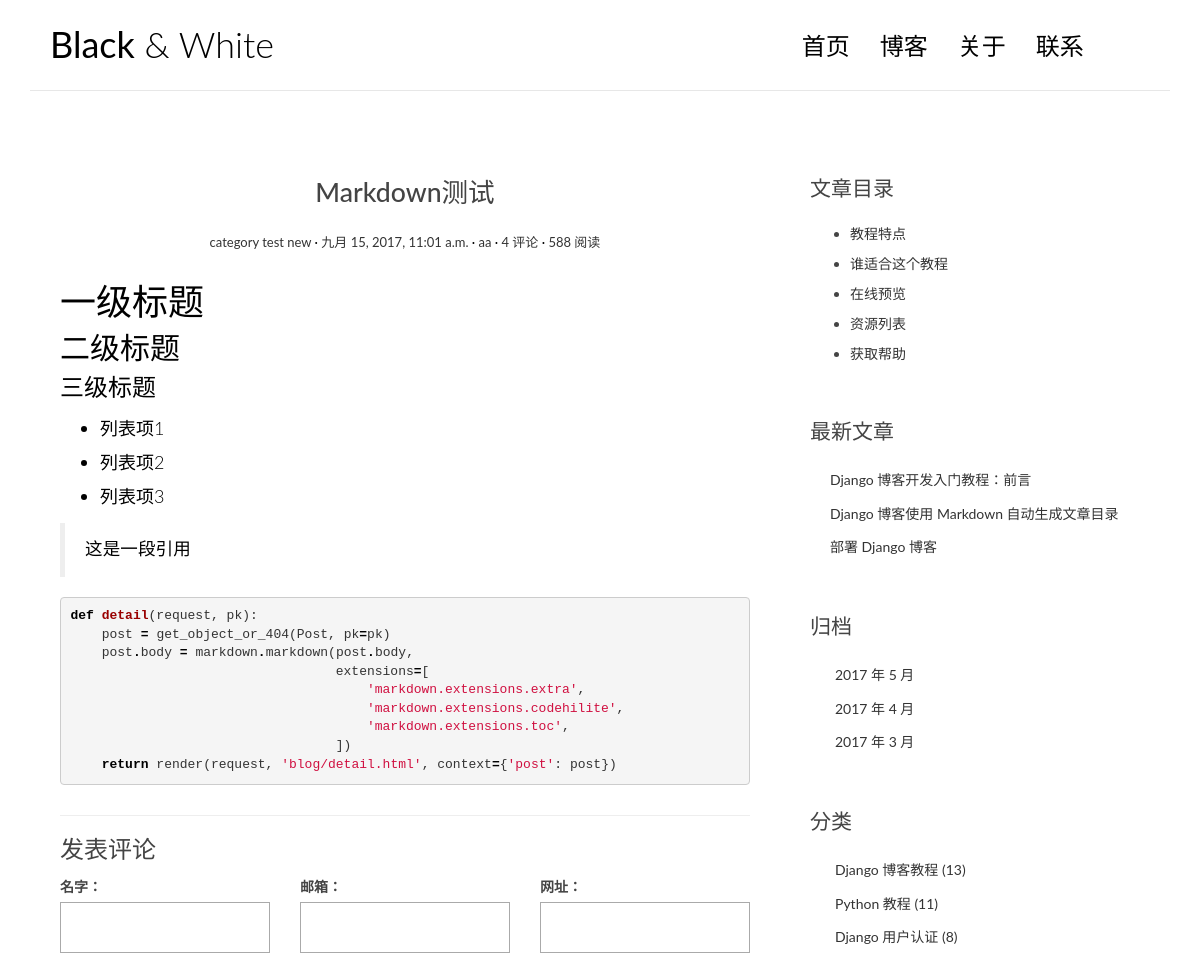
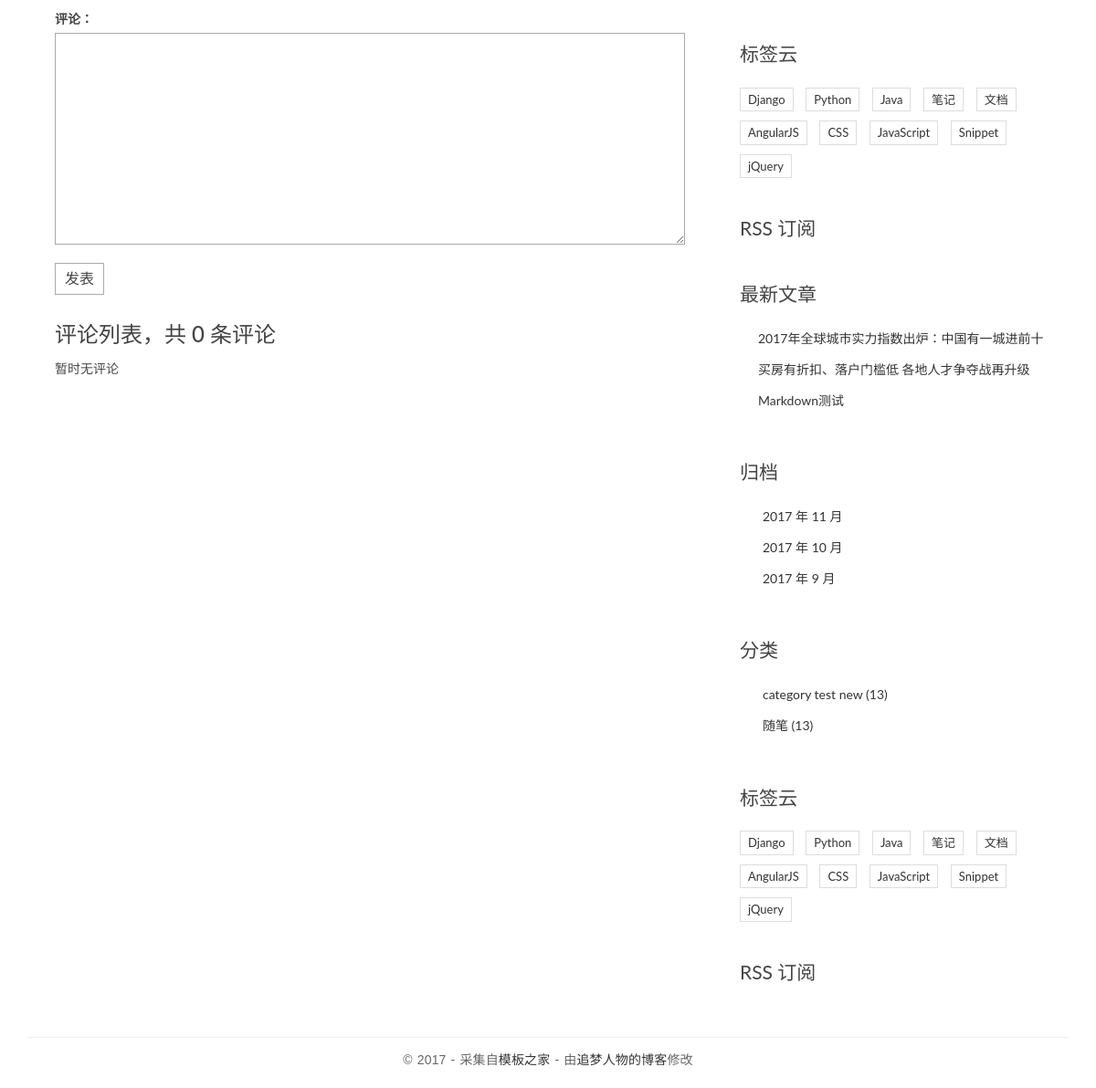
The app's page /post/4/, older data (2 pictures, top to bottom).
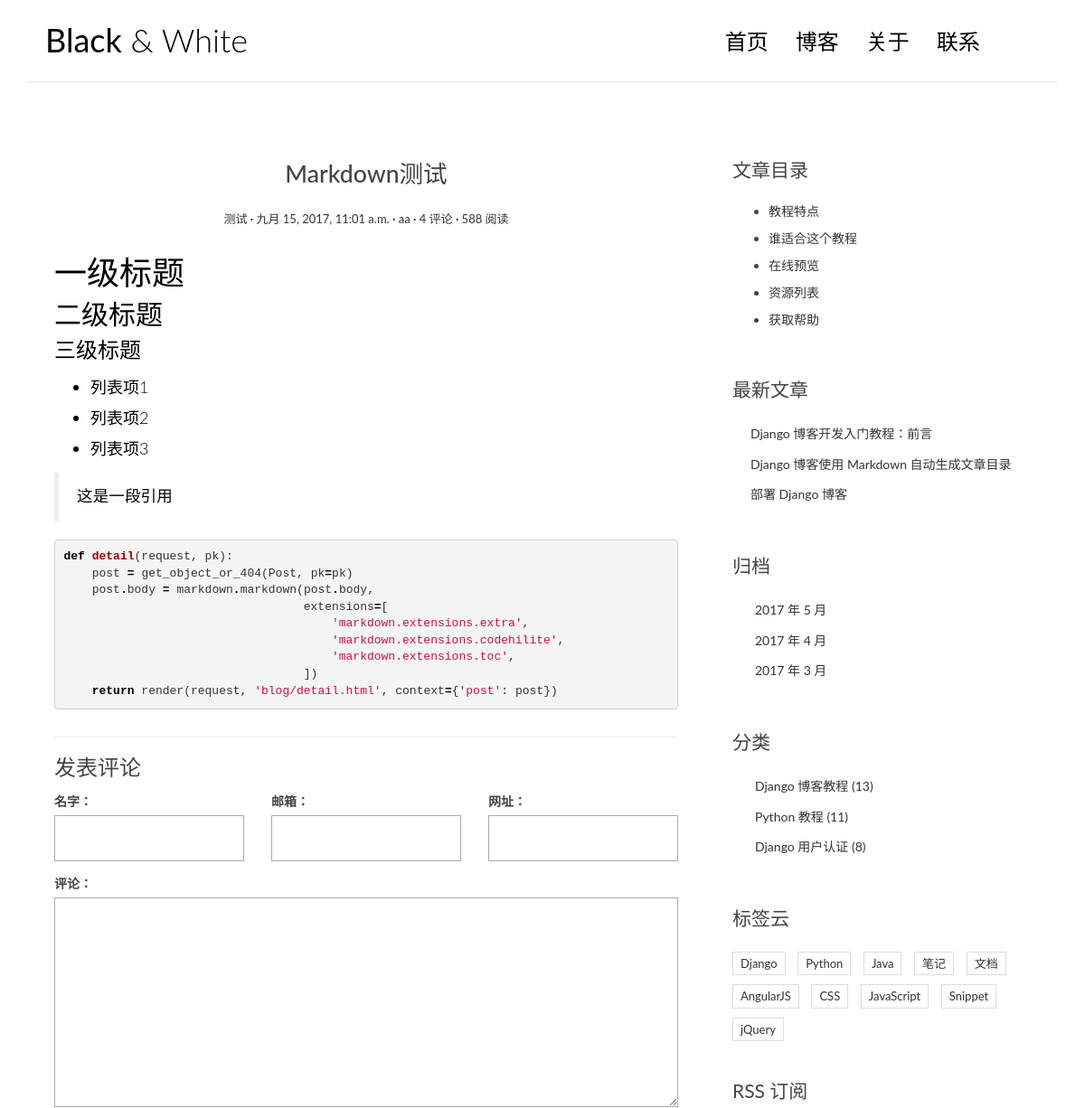
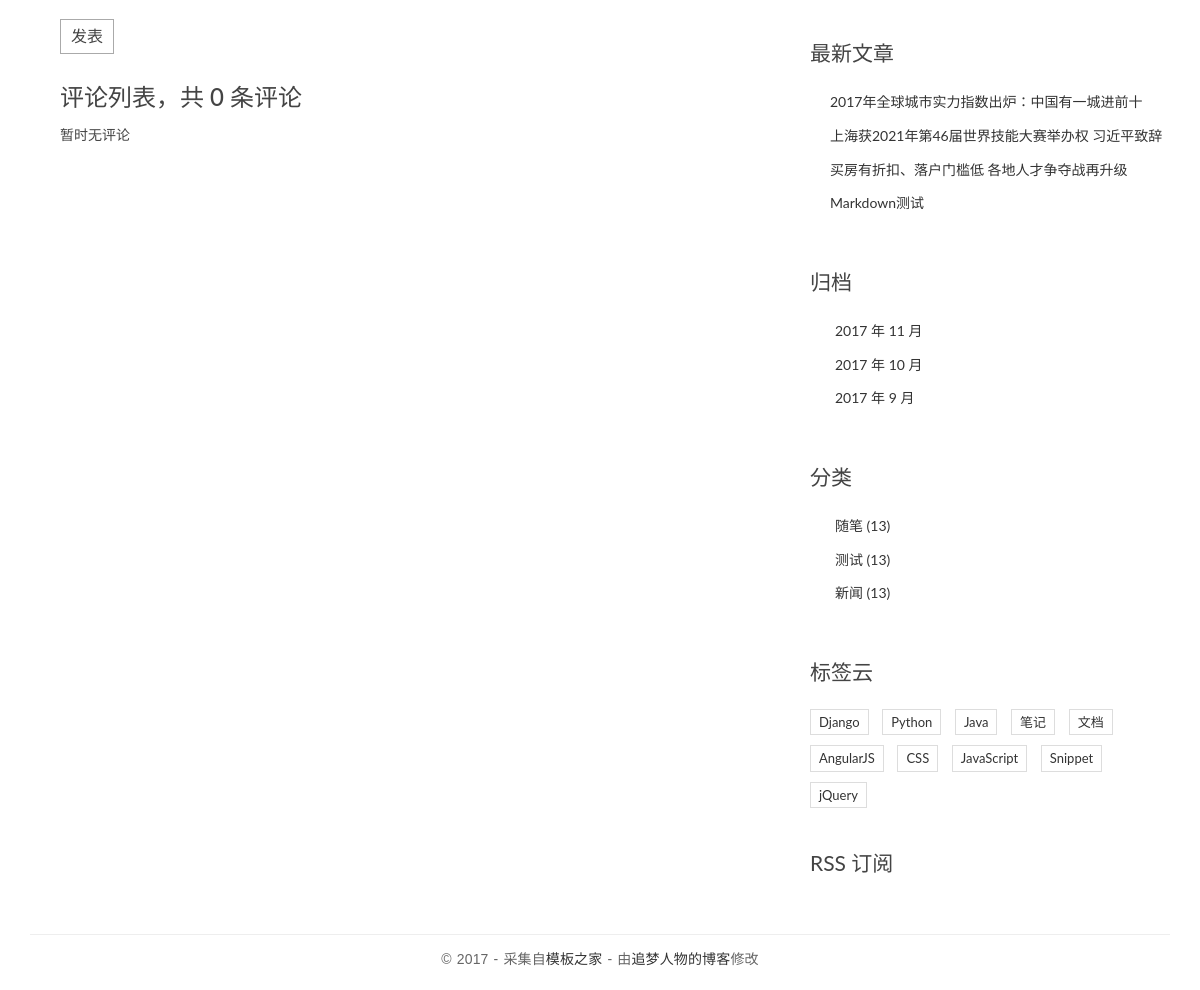
The same page, newer data (2 pictures, top to bottom).
### blog/models.py (models this page shows, shortened)
class Post(models.Model):
    title = models.CharField(max_length=70)
    body = models.TextField()
    created_time = models.DateTimeField()
    modified_time = models.DateTimeField()
    excerpt = models.CharField(max_length=200, blank=True)
    category = models.ForeignKey(Category)
    tags = models.ManyToManyField(Tag, blank=True)
    author = models.ForeignKey(User)
    def get_absolute_url(self):
        return reverse('blog:detail', kwargs={'pk': self.pk})
    class Meta:
        ordering = ['-created_time']

class Category(models.Model):
    name = models.CharField(max_length=100)

### blog/views.py (the view)
# urls.py: url(r'^post/(?P<pk>[0-9]+)/$', views.detail, name='detail'),
def detail(request, pk):
    post = get_object_or_404(Post, pk=pk)
    post.body = markdown.markdown(post.body,
                                  extensions=[
                                      'markdown.extensions.extra',
                                      'markdown.extensions.codehilite',
                                      'markdown.extensions.toc',
                                  ])
    form = CommentForm()
    comment_list = post.comment_set.all()
    context = {'post': post,
               'form': form,
               'comment_list': comment_list
               }
    return render(request, 'blog/detail.html', context=context)

### comments/forms.py
class CommentForm(forms.ModelForm):
    class Meta:
        model = Comment
        fields = ['name', 'email', 'url', 'text']

### blog/templatetags/blog_tags.py (called while the page is built)
@register.simple_tag
def get_recent_posts(num=5):
    return Post.objects.all().order_by('-created_time')[:num]

@register.simple_tag
def archives():
    return Post.objects.dates('created_time', 'month', order='DESC')

@register.simple_tag
def get_categories():
    return Category.objects.all()

### templates/blog/detail.html (shortened to what the changed rows need)
{% extends 'base.html' %}
			{% block main %}
                <article class="post post-{{ post.pk }}">
                    <header class="entry-header">
                        <h1 class="entry-title">{{ post.title }}</h1>
                        <div class="entry-meta">
                            <span class="post-category"><a href="#">{{ post.category.name }}</a></span>
                            <span class="post-date"><a href="#"><time class="entry-date"
                                                                      datetime="{{ post.created_time }}">{{ post.created_time }}</time></a></span>
                            <span class="post-author"><a href="#">{{ post.author }}</a></span>
                            <span class="comments-link"><a href="#">4 评论</a></span>
                            <span class="views-count"><a href="#">588 阅读</a></span>
                        </div>
                    </header>
                    <div class="entry-content clearfix">
                        {{ post.body|safe }}
                    </div>
                </article>
                <section class="comment-area" id="comment-area">
                    <div class="comment-list-panel">
                        <h3>评论列表，共 <span>{{ post.comment_set.count }}</span> 条评论</h3>
                    </div>
                </section>
			{% endblock main %}

### templates/base.html (shortened to what the changed rows need)
{% load staticfiles %}
{% load blog_tags %}
<!DOCTYPE html>
<html>
<head>
    <link rel="stylesheet" href="{% static 'blog/css/bootstrap.min.css' %}">
    <link rel="stylesheet" href="http://code.ionicframework.com/ionicons/2.0.1/css/ionicons.min.css">
    <link rel="stylesheet" href="{% static 'blog/css/pace.css' %}">
    <link rel="stylesheet" href="{% static 'blog/css/custom.css' %}">
	<link rel="stylesheet" href="{% static 'blog/css/highlights/github.css' %}">
</head>
<body>
<div class="container">
    <header id="site-header">
        <div class="row">
            <div class="col-md-4 col-sm-5 col-xs-8">
                <div class="logo">
					<h1><a href="{% url 'blog:index' %}"><b>Black</b> &amp; White</a></h1>
                </div>
            </div>
        </div>
    </header>
</div>
<div class="content-body">
    <div class="container">
        <div class="row">
            <main class="col-md-8">
				{% block main %}
				{% endblock main %}
            </main>
            <aside class="col-md-4">
                <div class="widget widget-recent-posts">
					{% get_recent_posts as recent_post_list %}
                    <ul>
						{% for post in recent_post_list %}
                        <li>
                            <a href="{{ post.get_absolute_url }}">{{ post.title }}</a>
                        </li>
                        {% empty %}
						暂无文章！
						{% endfor %}
                    </ul>
                </div>
                <div class="widget widget-archives">
					{% archives as date_list %}
                    <ul>
					    {% for date in date_list %}
                        <li>
                            <a href="{% url 'blog:archives' date.year date.month %}">{{ date.year }} 年 {{date.month}} 月</a>
                        </li>
                        {% empty %}
						暂无归档!
						{% endfor %}
                    </ul>
                </div>
                <div class="widget widget-category">
					{% get_categories as category_list %}
                    <ul>
						{% for category in category_list %}
                        <li>
                            <a href="{% url 'blog:category' category.pk %}">{{ category.name }} <span class="post-count">(13)</span></a>
                        </li>
                        {% empty %}
						暂无分类!
						{% endfor %}
                    </ul>
                </div>
            </aside>
        </div>
    </div>
</div>
</body>
</html>

Row changes from the older to the newer data that the page shows:
removed Category: name "category test new"
changed Post "Markdown测试": category.name "category test new" → "测试"
added Post: title "上海获2021年第46届世界技能大赛举办权 习近平致辞"
added Category: name "测试"
added Category: name "新闻"
